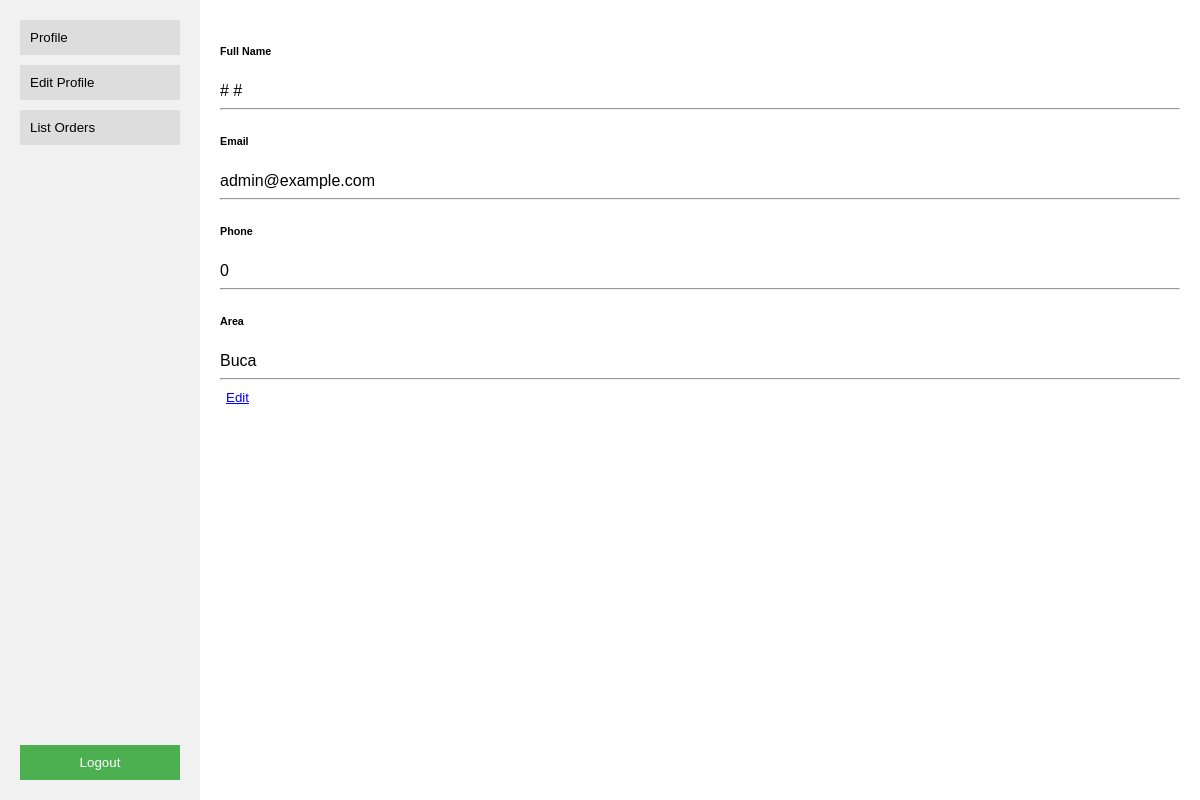
/user/profile/ (signed in), run on an earlier commit of the app's database.
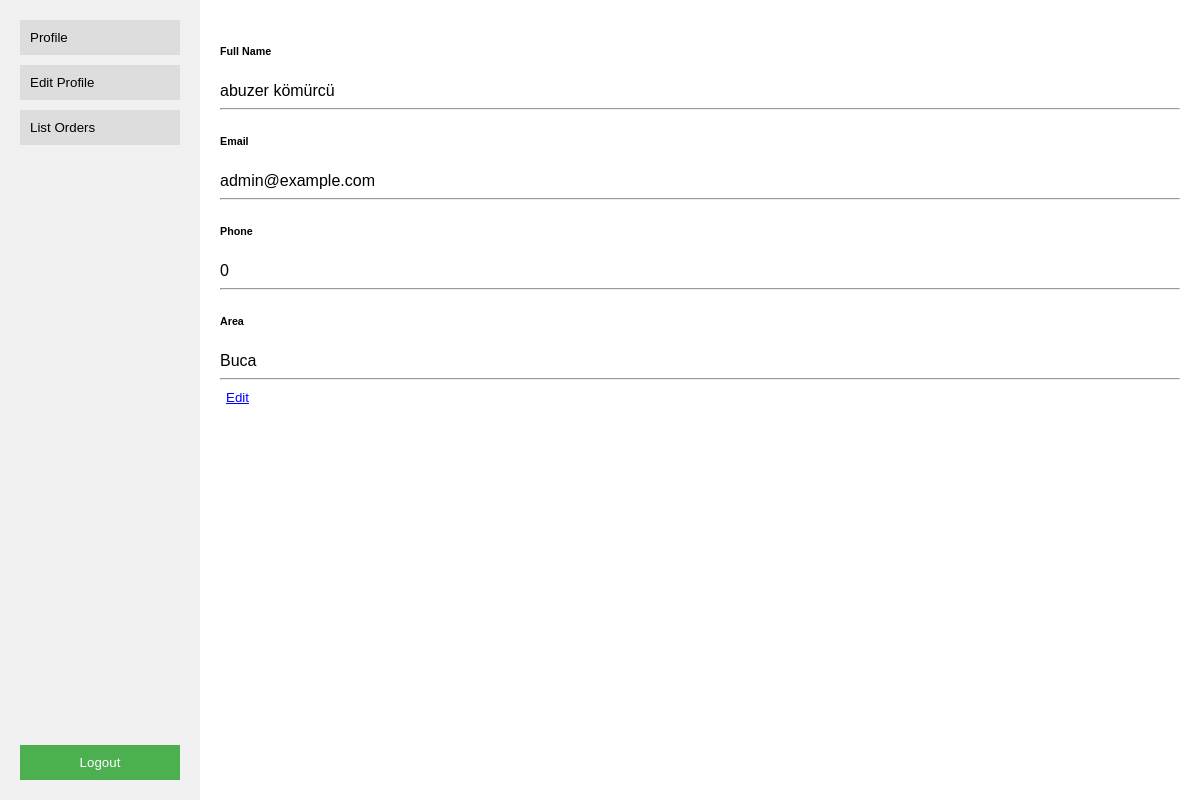
And on a later commit of the database.
### user/models.py (models this page shows, shortened)
class Customer(models.Model):
    user = models.OneToOneField(User, on_delete=models.CASCADE)
    name = models.CharField(max_length=255)
    surname = models.CharField(max_length=255)
    email = models.EmailField()
    phone = models.CharField(max_length=20)
    area = models.ForeignKey('storage.Area', on_delete=models.SET_NULL, null=True)

### storage/models.py (models this page shows)
class Area(models.Model):
    name = models.CharField(max_length=100)
    def __str__(self):
        return self.name

### user/views.py (the view, shortened to what this page needs)
# urls.py: path('profile/', profileView, name='profile'),
def profileView(request):
    customer = Customer.objects.get(user=request.user)
    areas = Area.objects.all()
    context = {
        "logout_url": reverse("user:logout"),
        "customer": customer,
        "areas": areas,
        }
    return render(request, "user/profile.html", context)

### user/templates/user/profile.html (shortened to what this page needs)
<!DOCTYPE html>
{% load static %}
<html>
  <head>
    <link rel="stylesheet" href="{% static 'css/profile.css' %}" />
  </head>
  <body>
    <div class="container">
      <div class="sidebar">
        <div class="tabs">
          <button onclick="showContent('defaultContent')">Profile</button>
          <button onclick="showContent('editProfileContent')">Edit Profile</button>
          <button onclick="showContent('listOrdersContent')">List Orders</button>
        </div>
        <button class="logout" onclick="location.href='{{ logout_url }}'">Logout</button>
      </div>
      <div class="content" id="defaultContent">
        <div class="card mb-3">
          <div class="card-body">
            <div class="row">
              <div class="col-sm-3">
                <h6 class="mb-0">Full Name</h6>
              </div>
              <div class="col-sm-9 text-secondary">{{ customer.name }} {{ customer.surname }}</div>
            </div>
            <hr />
            <div class="row">
              <div class="col-sm-3">
                <h6 class="mb-0">Email</h6>
              </div>
              <div class="col-sm-9 text-secondary">{{ customer.email }}</div>
            </div>
            <hr />
            <div class="row">
              <div class="col-sm-3">
                <h6 class="mb-0">Phone</h6>
              </div>
              <div class="col-sm-9 text-secondary">{{ customer.phone }}</div>
            </div>
            <hr />
            <div class="row">
              <div class="col-sm-3">
                <h6 class="mb-0">Area</h6>
              </div>
              <div class="col-sm-9 text-secondary">{{ customer.area }}</div>
            </div>
            <hr />
            <div class="row">
              <div class="col-sm-12">
                <button onclick="showContent('editProfileContent')" style="background-color: transparent; border: none; color: blue; text-decoration: underline;">Edit</button>
              </div>
            </div>
          </div>
        </div>
      </div>
    </div>
    {% load static %}
  </body>
</html>

What changed in the data, as far as the page shows it:
changed Customer "admin@example.com": name "#" → "abuzer"; surname "#" → "kömürcü"
